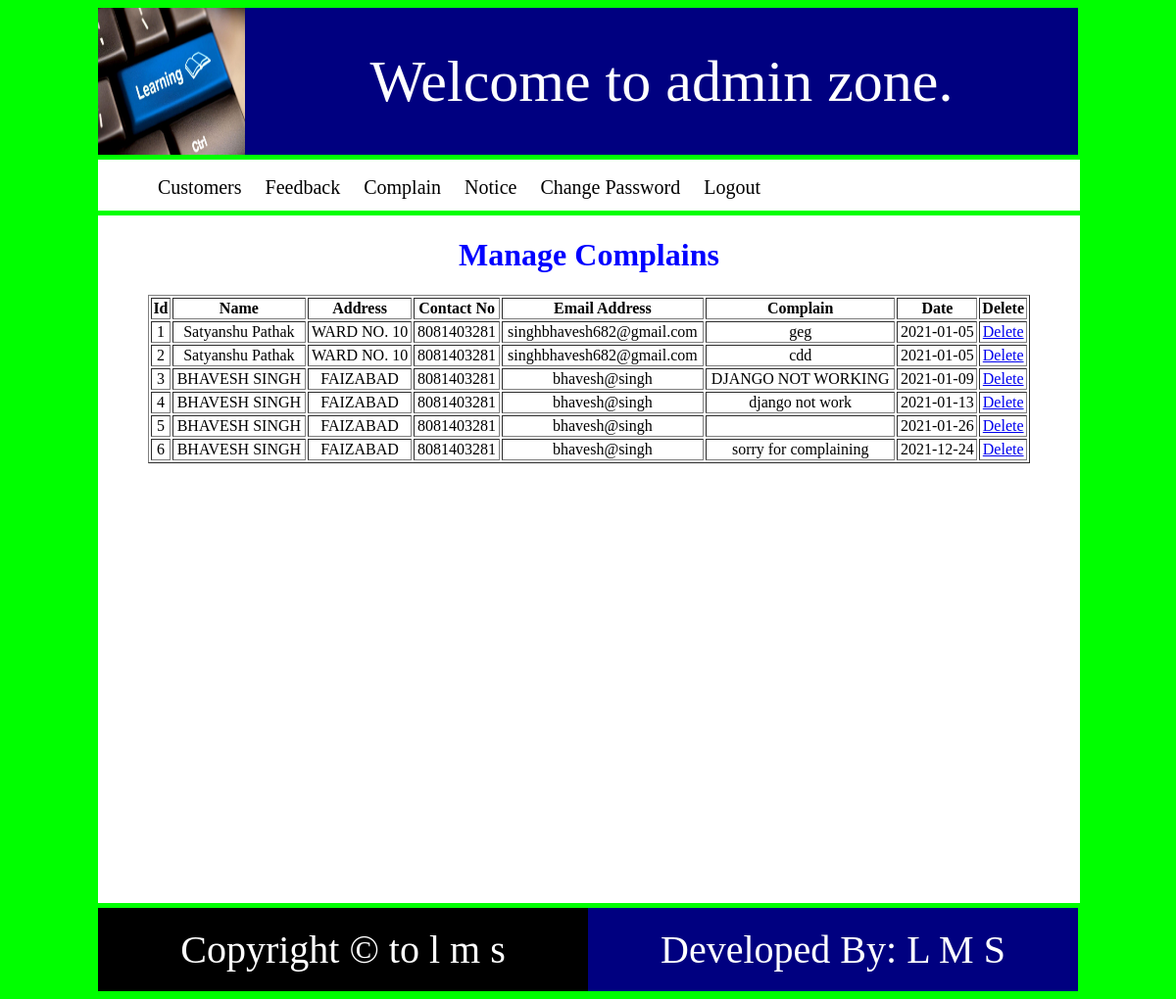
The app's page /adminzone/acomplain (signed in) with its own data.
### sczone/models.py (models this page shows)
class Complain(models.Model):
    name = models.CharField(max_length=50)
    address = models.CharField(max_length=500)
    contactno = models.CharField(max_length=15)
    emailaddress = models.EmailField()
    complaintext = models.CharField(max_length=1000)
    complaindate = models.CharField(max_length=20)

### adminzone/views.py (the view)
def acomplain(request):
    try:
        if request.session['adminid']:
            comp=Complain.objects.all()
            return render(request,'acomplain.html',{'comp':comp})
    except KeyError:
        return render(request, 'adminlogin.html')

### adminzone/templates/acomplain.html
{% extends "adminparent.html" %}
{% block body %}
<h1 style="color:blue;text-align:center;">
    Manage Complains
</h1>
<table style="width:90%;margin:0 auto;text-align:center;" border="1">
    <tr>
        <th>Id</th>
        <th>Name</th>
        <th>Address</th>
        <th>Contact No</th>
        <th>Email Address</th>
        <th>Complain</th>
        <th>Date</th>
        <th>Delete</th>
    </tr>
    {% for c in comp %}
        <tr>
            <td>{{c.id}}</td>
            <td>{{c.name}}</td>
            <td>{{c.address}}</td>
            <td>{{c.contactno}}</td>
            <td>{{c.emailaddress}}</td>
            <td>{{c.complaintext}}</td>
            <td>{{c.complaindate}}</td>
            <td>
                <a href="{% url 'adminzone:deletecomplain' id=c.id %}">Delete</a>
            </td>
        </tr>
    {% endfor %}
</table>
{% endblock body %}

### records on screen
Complain: id "1", name "Satyanshu Pathak", address "WARD NO. 10", contactno "8081403281", emailaddress "singhbhavesh682@gmail.com", complaintext "geg", complaindate "2021-01-05"
Complain: id "2", name "Satyanshu Pathak", address "WARD NO. 10", contactno "8081403281", emailaddress "singhbhavesh682@gmail.com", complaintext "cdd", complaindate "2021-01-05"
Complain: id "3", name "BHAVESH SINGH", address "FAIZABAD", contactno "8081403281", emailaddress "bhavesh@singh", complaintext "DJANGO NOT WORKING", complaindate "2021-01-09"
Complain: id "4", name "BHAVESH SINGH", address "FAIZABAD", contactno "8081403281", emailaddress "bhavesh@singh", complaintext "django not work", complaindate "2021-01-13"
Complain: id "5", name "BHAVESH SINGH", address "FAIZABAD", contactno "8081403281", emailaddress "bhavesh@singh", complaindate "2021-01-26"
Complain: id "6", name "BHAVESH SINGH", address "FAIZABAD", contactno "8081403281", emailaddress "bhavesh@singh", complaintext "sorry for complaining", complaindate "2021-12-24"
